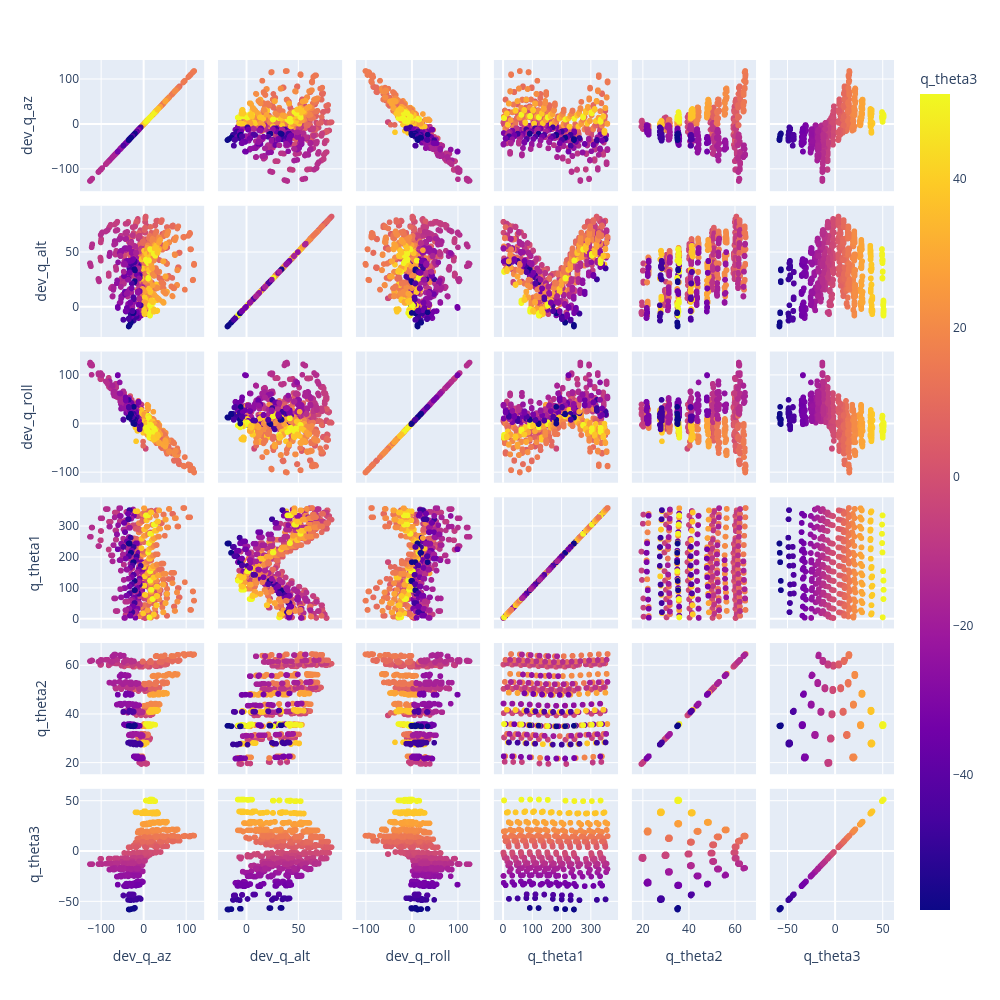

This figure's notebook cell:
### Markdown cell above
# Sky Space Residuals - QUEST ONLY

### Code cell
fig = px.scatter_matrix(d, dimensions=["dev_q_az", "dev_q_alt", "dev_q_roll", "q_theta1", "q_theta2", "q_theta3"], color="q_theta3",
                        hover_data=[ "p_az", "p_alt", "p_roll", "filename",])
fig.update_layout(height=1000,width=1000 )
fig.show()

### Figure 1 — Plotly figure (JSON) as saved in the notebook; plotly's stock layout.template omitted (floating-point values rounded to 4 significant figures; data arrays with more than 128 entries replaced by an {"elided": "..."} marker saying what was removed)
{"data": [{"customdata": {"elided": "1732x4 mixed values"}, "dimensions": [{"axis": {"matches": true}, "label": "dev_q_az", "values": {"elided": "1732 float values"}}, {"axis": {"matches": true}, "label": "dev_q_alt", "values": {"elided": "1732 float values"}}, {"axis": {"matches": true}, "label": "dev_q_roll", "values": {"elided": "1732 float values"}}, {"axis": {"matches": true}, "label": "q_theta1", "values": {"elided": "1732 float values"}}, {"axis": {"matches": true}, "label": "q_theta2", "values": {"elided": "1732 float values"}}, {"axis": {"matches": true}, "label": "q_theta3", "values": {"elided": "1732 float values"}}], "hovertemplate": "%{xaxis.title.text}=%{x}<br>%{yaxis.title.text}=%{y}<br>p_az=%{customdata[0]}<br>p_alt=%{customdata[1]}<br>p_roll=%{customdata[2]}<br>filename=%{customdata[3]}<br>q_theta3=%{marker.color}<extra></extra>", "legendgroup": "", "marker": {"color": {"elided": "1732 float values"}, "coloraxis": "coloraxis", "symbol": "circle"}, "name": "", "showlegend": false, "type": "splom"}], "layout": {"coloraxis": {"colorbar": {"title": {"text": "q_theta3"}}, "colorscale": [[0, "#0d0887"], [0.1111, "#46039f"], [0.2222, "#7201a8"], [0.3333, "#9c179e"], [0.4444, "#bd3786"], [0.5556, "#d8576b"], [0.6667, "#ed7953"], [0.7778, "#fb9f3a"], [0.8889, "#fdca26"], [1, "#f0f921"]]}, "dragmode": "select", "height": 1000, "legend": {"tracegroupgap": 0}, "margin": {"t": 60}, "width": 1000}}
